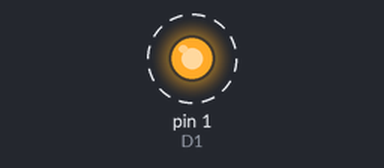
Bench run of a sketch on a simulated Arduino Uno, built with avr-gcc and run on an emulated ATmega328P. Shown: output pins drawn as LEDs (lit = HIGH). Dashed ring = blinking. Pins used as bus, display or sensor lines are not drawn.

Above: at 0.5 s.
Timing chart, 0 to 4.6 s (numbered marks = the images above):
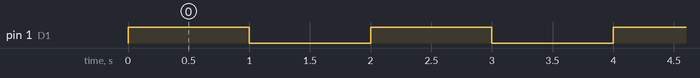

The sketch:

pokusysTelemetriouNepodstatne.ino
```cpp
#define STEPPER_STEP 12
#define STEPPER_DIR  13
#define STEPPER_EN   8

void setup() {
  // Stepper výstupy do bezpečného stavu
  pinMode(STEPPER_STEP, OUTPUT);
  digitalWrite(STEPPER_STEP, LOW);

  pinMode(STEPPER_DIR, OUTPUT);
  digitalWrite(STEPPER_DIR, LOW);

  pinMode(STEPPER_EN, OUTPUT);
  digitalWrite(STEPPER_EN, HIGH);   // HIGH = driver vypnutý, motor sa nehreje

  // Test TX pinu
  pinMode(1, OUTPUT); // D1 / TX
}

void loop() {
  // Pre istotu stále držíme stepper vypnutý
  digitalWrite(STEPPER_STEP, LOW);
  digitalWrite(STEPPER_EN, HIGH);

  // Test D1/TX pinu
  digitalWrite(1, HIGH);
  delay(1000);

  digitalWrite(1, LOW);
  delay(1000);
}
```

Measured:
- by itself, pin 1 (D1): alternates HIGH for 1.0 s and LOW for 1.0 s
